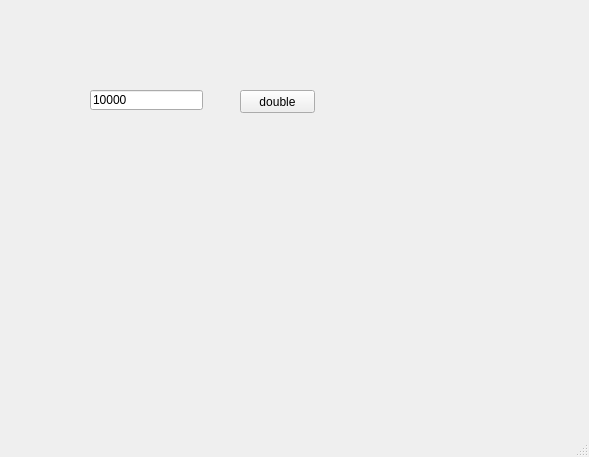
<?xml version="1.0" encoding="UTF-8"?>
<ui version="4.0">
 <class>MainWindow</class>
 <widget class="QMainWindow" name="MainWindow">
  <property name="geometry">
   <rect>
    <x>0</x>
    <y>0</y>
    <width>589</width>
    <height>457</height>
   </rect>
  </property>
  <property name="windowTitle">
   <string>MainWindow</string>
  </property>
  <widget class="QWidget" name="centralwidget">
   <widget class="QPushButton" name="pb">
    <property name="geometry">
     <rect>
      <x>240</x>
      <y>90</y>
      <width>75</width>
      <height>23</height>
     </rect>
    </property>
    <property name="text">
     <string>double</string>
    </property>
   </widget>
   <widget class="QLineEdit" name="le">
    <property name="geometry">
     <rect>
      <x>90</x>
      <y>90</y>
      <width>113</width>
      <height>20</height>
     </rect>
    </property>
    <property name="text">
     <string>10000</string>
    </property>
   </widget>
  </widget>
  <widget class="QStatusBar" name="statusbar"/>
 </widget>
 <resources/>
 <connections/>
</ui>
